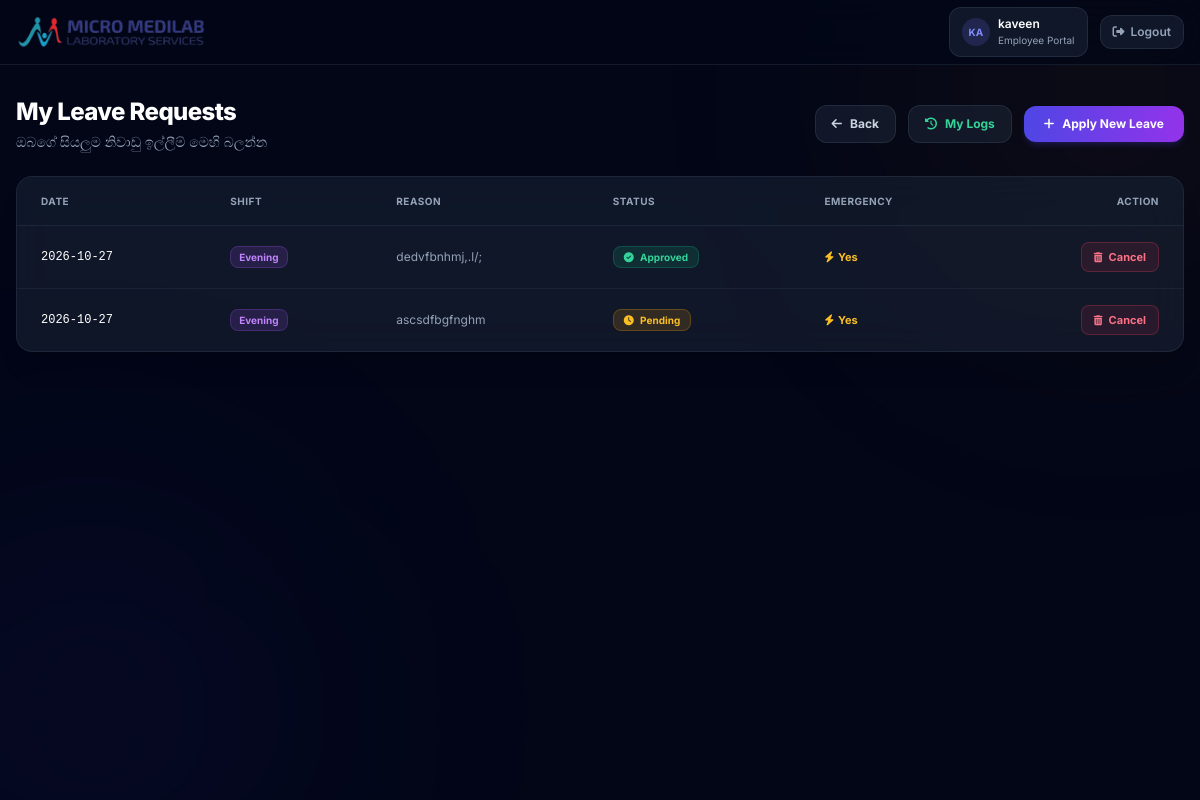
The app's page /my_leaves.php (signed in), older data.
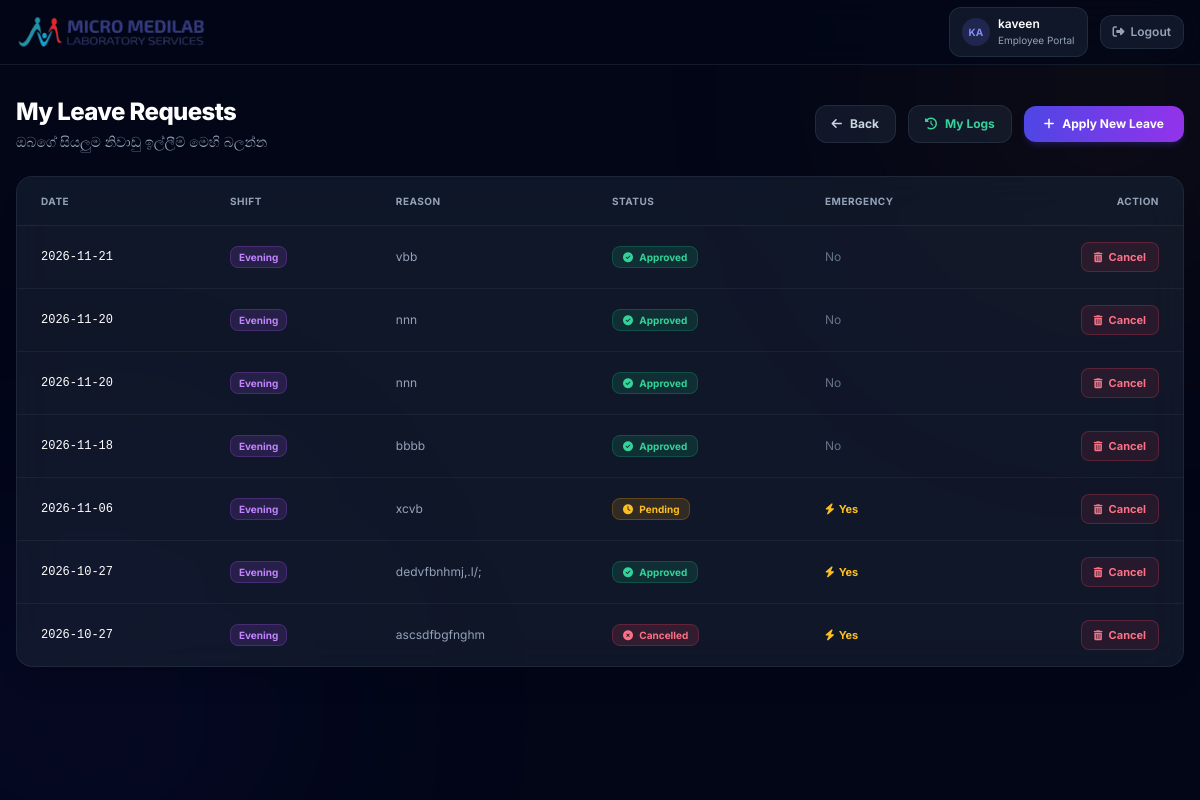
The same page, newer data.
### tables this page shows
CREATE TABLE leave_requests (
        id INTEGER PRIMARY KEY AUTOINCREMENT,
        user_id INTEGER NOT NULL,
        leave_date DATE NOT NULL,
        shift_applied TEXT NOT NULL,
        is_emergency INTEGER DEFAULT 0,
        reason TEXT,
        status TEXT NOT NULL DEFAULT 'Pending',
        created_at DATETIME DEFAULT CURRENT_TIMESTAMP
    );

### auth.php (called while the page is built, shortened)
<?php
function isLoggedIn() {
    return isset($_SESSION['user_id']) && isset($_SESSION['user_role']);
}
function getCurrentUser() {
    return [
        'id' => $_SESSION['user_id'],
        'name' => $_SESSION['user_name'],
        'role' => $_SESSION['user_role']
    ];
}
?>

### my_leaves.php (the view, shortened to what this page needs)
<?php
include 'db.php';
include 'auth.php';
$currentUser = getCurrentUser();
$stmt = $conn->prepare("SELECT lr.*, u.name
                        FROM leave_requests lr
                        JOIN users u ON lr.user_id = u.id
                        WHERE lr.user_id = :uid
                        ORDER BY lr.leave_date DESC");
$stmt->execute([':uid' => $currentUser['id']]);
$requests = $stmt->fetchAll(PDO::FETCH_ASSOC);
?>
<!DOCTYPE html>
<html lang="en">
<head>
    <script src="https://cdn.tailwindcss.com"></script>
    <link rel="stylesheet" href="https://cdnjs.cloudflare.com/ajax/libs/font-awesome/6.4.0/css/all.min.css">
</head>
<body class="bg-slate-950 text-slate-100 min-h-screen antialiased">
    <div class="fixed inset-0 overflow-hidden pointer-events-none z-0">
        <div class="absolute -top-40 -right-40 w-[500px] h-[500px] bg-amber-600/5 rounded-full blur-[120px]"></div>
        <div class="absolute -bottom-40 -left-40 w-[500px] h-[500px] bg-indigo-600/5 rounded-full blur-[120px]"></div>
        <div class="absolute inset-0" style="background-image: radial-gradient(rgba(99, 102, 241, 0.03) 1px, transparent 1px); background-size: 32px 32px;"></div>
    </div>
    <nav class="fixed top-0 inset-x-0 z-50 bg-slate-950/70 backdrop-blur-xl border-b border-slate-800/60">
        <div class="mx-auto h-16 flex items-center justify-between" style="width: min(1180px, calc(100% - 32px));">
            <div class="flex items-center gap-3">
                <img src="assets/logo-cropped.png" alt="Micro Medilab Laboratory Services" class="h-10 w-auto max-w-[190px] object-contain">
            </div>
            <div class="flex items-center gap-3">
                <div class="hidden md:flex items-center gap-2 bg-slate-800/50 border border-slate-700/50 rounded-xl px-3 py-2">
                    <div class="w-7 h-7 rounded-full bg-indigo-500/20 flex items-center justify-center text-indigo-400 text-[10px] font-bold">
                        <?= strtoupper(substr($currentUser['name'], 0, 2)); ?>
                    </div>
                    <div class="text-xs">
                        <p class="font-semibold text-white"><?= htmlspecialchars($currentUser['name']); ?></p>
                        <p class="text-[10px] text-slate-400">Employee Portal</p>
                    </div>
                </div>
                <a href="logout.php" class="text-xs font-semibold text-slate-400 hover:text-rose-400 transition bg-slate-800/50 border border-slate-700/50 px-3 py-2 rounded-xl flex items-center gap-1.5">
                    <i class="fa-solid fa-right-from-bracket"></i> <span class="hidden sm:inline">Logout</span>
                </a>
            </div>
        </div>
    </nav>
    <div class="relative z-10 pt-24 pb-12">
        <div class="mx-auto space-y-6" style="width: min(1180px, calc(100% - 32px));">
            <div class="flex flex-col sm:flex-row sm:items-center sm:justify-between gap-4">
                <div>
                    <h1 class="text-2xl font-extrabold text-white tracking-tight">My Leave Requests</h1>
                    <p class="text-sm text-slate-400 mt-1">ඔබගේ සියලුම නිවාඩු ඉල්ලීම් මෙහි බලන්න</p>
                </div>
                <div class="flex flex-wrap items-center gap-3 sm:justify-end">
                <a href="dashboard.php" class="text-xs font-bold bg-slate-800/50 border border-slate-700/50 text-slate-300 hover:text-white px-4 py-2.5 rounded-xl transition flex items-center gap-2">
                    <i class="fa-solid fa-arrow-left"></i> Back
                </a>
                <a href="my_logs.php" class="text-xs font-bold bg-slate-800/50 border border-slate-700/50 text-emerald-400 hover:text-emerald-300 px-4 py-2.5 rounded-xl transition flex items-center gap-2">
                    <i class="fa-solid fa-clock-rotate-left"></i> My Logs
                </a>
                <a href="dashboard.php" class="text-xs font-bold bg-gradient-to-r from-indigo-600 to-purple-600 hover:from-indigo-500 hover:to-purple-500 text-white px-5 py-2.5 rounded-xl transition shadow-md shadow-indigo-600/20 flex items-center gap-2">
                    <i class="fa-solid fa-plus"></i> Apply New Leave
                </a>
            </div>
            </div>
            <div class="card-glass border border-slate-700/40 rounded-2xl overflow-hidden shadow-xl">
                <?php if (count($requests) > 0): ?>
                    <div class="overflow-x-auto">
                        <table class="requests-table w-full min-w-[860px] text-left text-xs">
                            <thead>
                                <tr class="border-b border-slate-700/40 bg-slate-900/30">
                                    <th class="py-4 px-6 text-[10px] font-bold text-slate-400 uppercase tracking-wider">Date</th>
                                    <th class="py-4 px-6 text-[10px] font-bold text-slate-400 uppercase tracking-wider">Shift</th>
                                    <th class="py-4 px-6 text-[10px] font-bold text-slate-400 uppercase tracking-wider">Reason</th>
                                    <th class="py-4 px-6 text-[10px] font-bold text-slate-400 uppercase tracking-wider">Status</th>
                                    <th class="py-4 px-6 text-[10px] font-bold text-slate-400 uppercase tracking-wider">Emergency</th>
                                    <th class="py-4 px-6 text-[10px] font-bold text-slate-400 uppercase tracking-wider text-right">Action</th>
                                </tr>
                            </thead>
                            <tbody class="divide-y divide-slate-700/30">
                                <?php foreach($requests as $row): ?>
                                    <tr class="hover:bg-slate-800/20 transition-colors">
                                        <td class="py-4 px-6 font-mono text-white text-xs"><?= $row['leave_date']; ?></td>
                                        <td class="py-4 px-6">
                                            <span class="px-2 py-1 rounded-lg text-[10px] font-bold <?= $row['shift_applied'] == 'M' ? 'bg-blue-500/15 text-blue-400 border border-blue-500/25' : 'bg-purple-500/15 text-purple-400 border border-purple-500/25'; ?>">
                                                <?= $row['shift_applied'] == 'M' ? 'Morning' : 'Evening'; ?>
                                            </span>
                                        </td>
                                        <td class="py-4 px-6 text-slate-400 max-w-[180px] truncate"><?= htmlspecialchars($row['reason']); ?></td>
                                        <td class="py-4 px-6">
                                            <span class="px-2.5 py-1 rounded-lg font-bold text-[10px]
                                                <?= $row['status'] == 'Approved' ? 'bg-emerald-500/15 text-emerald-400 border border-emerald-500/25' : ($row['status'] == 'Pending' ? 'bg-amber-500/15 text-amber-400 border border-amber-500/25' : 'bg-rose-500/15 text-rose-400 border border-rose-500/25'); ?>">
                                                <i class="fa-solid <?= $row['status'] == 'Approved' ? 'fa-check-circle' : ($row['status'] == 'Pending' ? 'fa-clock' : 'fa-times-circle'); ?> mr-1"></i>
                                                <?= $row['status']; ?>
                                            </span>
                                        </td>
                                        <td class="py-4 px-6">
                                            <?= $row['is_emergency'] ? '<span class="text-amber-400 font-bold text-[11px]"><i class="fa-solid fa-bolt mr-1"></i>Yes</span>' : '<span class="text-slate-500">No</span>'; ?>
                                        </td>
                                        <td class="py-4 px-6 text-right">
                                            <?php if ($row['status'] !== 'Rejected'): ?>
                                                <a href="my_leaves.php?cancel_id=<?= $row['id']; ?>"
                                                    onclick="return confirm('මෙම නිවාඩුව අවලංගු කිරීමට තහවුරු කරන්න?');"
                                                    class="inline-flex items-center gap-1.5 text-rose-400 hover:text-rose-300 font-bold border border-rose-500/25 bg-rose-500/10 hover:bg-rose-500/20 px-3 py-1.5 rounded-lg transition text-[11px]">
                                                    <i class="fa-solid fa-trash-can text-[10px]"></i> Cancel
                                                </a>
                                            <?php else: ?>
                                                <span class="text-slate-600 text-[11px]">--</span>
                                            <?php endif; ?>
                                        </td>
                                    </tr>
                                <?php endforeach; ?>
                            </tbody>
                        </table>
                    </div>
                <?php endif; ?>
            </div>
        </div>
    </div>
</body>
</html>

### my_leaves.php (style rules this page uses)
* { font-family: 'Inter', sans-serif; }
.card-glass { background: rgba(30, 41, 59, 0.5); backdrop-filter: blur(20px); -webkit-backdrop-filter: blur(20px); }
.requests-table th, .requests-table td { vertical-align: middle; }

Row changes from the older to the newer data that the page shows:
added leave_requests: leave_date "2026-11-21", shift_applied "Evening", reason "vbb", status "Approved", is_emergency "No"
added leave_requests: leave_date "2026-11-20", shift_applied "Evening", reason "nnn", status "Approved", is_emergency "No"
added leave_requests: leave_date "2026-11-20", shift_applied "Evening", reason "nnn", status "Approved", is_emergency "No"
added leave_requests: leave_date "2026-11-18", shift_applied "Evening", reason "bbbb", status "Approved", is_emergency "No"
added leave_requests: leave_date "2026-11-06", shift_applied "Evening", reason "xcvb", status "Pending", is_emergency 1 (drawn)
changed leave_requests "ascsdfbgfnghm": status "Pending" → "Cancelled"
